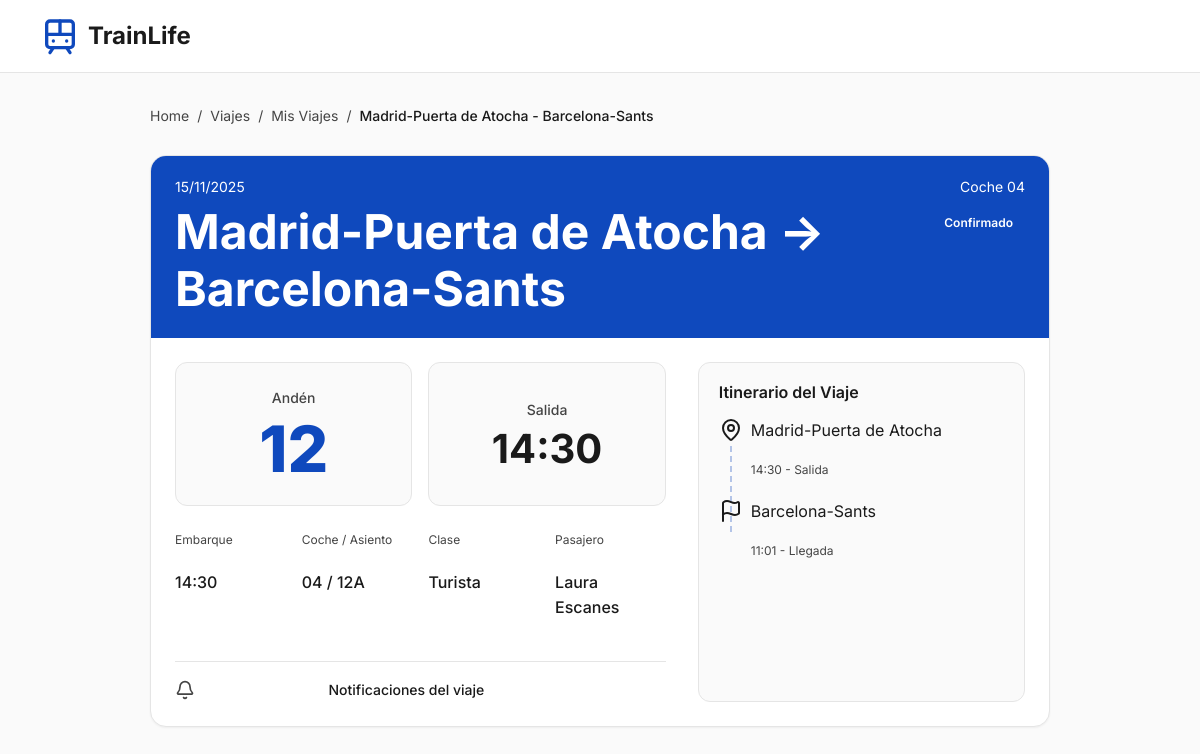
Screenshot of /viajesDetalles/1/1/ (signed in) with the database file from the repository.
### trainLife/models.py (models this page shows, shortened)
class Viaje(models.Model):
    usuario = models.ForeignKey(Usuario, on_delete=models.CASCADE, related_name='viajes')
    nombrePasajero = models.CharField(max_length=200)
    coche = models.CharField(max_length=10)  # Ej: "04"
    asiento = models.CharField(max_length=10)  # Ej: "12A"
    clase = models.CharField(max_length=50, default="Turista")  # Ej: "Turista", "Preferente"
    origenEstacion = models.CharField(max_length=200)  # Ej: "Madrid - Puerta de Atocha"
    horaSalidaOrigen = models.TimeField()  # Ej: "14:30"
    andenOrigen = models.CharField(max_length=10)  # Ej: "12"
    destinoEstacion = models.CharField(max_length=200)  # Ej: "Barcelona - Sants"
    horaLlegadaDestino = models.TimeField()  # Ej: "17:10"
    fechaViaje = models.DateField()  # Fecha del viaje
    fechaCreacion = models.DateTimeField(auto_now_add=True)
    estadoViaje = models.CharField(max_length=50, default="confirmado")  # Ej: "Programado", "Completado", "Cancelado"
    class Meta:
        ordering = ['-fechaViaje', '-horaSalidaOrigen']
        verbose_name = 'Viaje'
        verbose_name_plural = 'Viajes'

### trainLife/views.py (the view)
# urls.py: path('viajesDetalles/<int:usuario_id>/<int:viaje_id>/', views.verDetallesViaje, name='detalles_viaje'),
def verDetallesViaje(request, usuario_id, viaje_id):
    session_usuario_id = request.session.get('usuario_id')
    if not session_usuario_id or session_usuario_id != usuario_id:
        return redirect('login')
    usuario = Usuario.objects.filter(id=usuario_id).first()
    if not usuario:
        return redirect('login')
    viaje = Viaje.objects.filter(id=viaje_id, usuario=usuario).first()
    if not viaje:
        messages.error(request, 'Viaje no encontrado.')
        return redirect('mis_viajes', usuario_id=usuario_id)
    return render(request, 'ViajesDetalles.html', {
        'usuario': usuario,
        'viaje': viaje
    })

### trainLife/templates/ViajesDetalles.html (shortened to what this page needs)
<!DOCTYPE html>
<html lang="es">
    {% load static %}
<head>
    <link href="https://cdn.jsdelivr.net/npm/bootstrap@5.3.0/dist/css/bootstrap.min.css" rel="stylesheet"/>
    <link href="https://unpkg.com/lucide-static@latest/font/lucide.css" rel="stylesheet"/>
    <link rel="stylesheet" href="{% static 'styles/ViajesDetalles.css' %}"/>
</head>
<body>
    <div class="page-container">
        <header class="page-header" role="banner">
            <div class="logo-container">
                <i data-lucide="train" class="logo-icon" aria-hidden="true"></i>
                <div class="logo-title">TrainLife</div>
            </div>
        </header>
        <main class="main-container" role="main" aria-label="Detalles del viaje">
            <div class="content-wrapper">
                <nav class="breadcrumbs" aria-label="Breadcrumb">
                    <a href="{% url 'inicio_usuario' usuario.id %}" class="breadcrumb-link">Home</a>
                    <span class="breadcrumb-separator">/</span>
                    <a href="{% url 'viajes_usuario' usuario.id %}" class="breadcrumb-link">Viajes</a>
                    <span class="breadcrumb-separator">/</span>
                    <a href="{% url 'mis_viajes' usuario.id %}" class="breadcrumb-link">Mis Viajes</a>
                    <span class="breadcrumb-separator">/</span>
                    <span class="breadcrumb-current">{{ viaje.origenEstacion }} - {{ viaje.destinoEstacion }}</span>
                </nav>
                <div class="ticket-card" role="article" aria-label="Información del billete de tren">
                    <div class="ticket-header">
                        <div class="ticket-header-content">
                            <div class="ticket-left">
                                <p class="ticket-date">{{ viaje.fechaViaje|date:"d/m/Y" }}</p>
                                <h2 class="ticket-route">{{ viaje.origenEstacion }} → {{ viaje.destinoEstacion }}</h2>
                            </div>
                            <div class="ticket-right">
                                <p class="ticket-train">Coche {{ viaje.coche }}</p>
                                <span class="status-badge status-{{ viaje.estadoViaje|lower }}">
                                    {{ viaje.estadoViaje|capfirst }}
                                </span>
                            </div>
                        </div>
                    </div>
                    <div class="ticket-body">
                        <div class="ticket-grid">
                            <div class="main-details-col">
                                <div class="time-details-grid">
                                    <div class="detail-box detail-box-platform">
                                        <div class="detail-label">Andén</div>
                                        <div class="detail-value-large">{{ viaje.andenOrigen }}</div>
                                    </div>
                                    <div class="detail-box">
                                        <div class="detail-label">Salida</div>
                                        <div class="detail-value-medium">{{ viaje.horaSalidaOrigen|time:"H:i" }}</div>
                                    </div>
                                </div>
                                <div class="passenger-info-grid">
                                    <div class="info-item">
                                        <p class="info-label">Embarque</p>
                                        <p class="info-value">{{ viaje.horaSalidaOrigen|time:"H:i" }}</p>
                                    </div>
                                    <div class="info-item">
                                        <p class="info-label">Coche / Asiento</p>
                                        <p class="info-value">{{ viaje.coche }} / {{ viaje.asiento }}</p>
                                    </div>
                                    <div class="info-item">
                                        <p class="info-label">Clase</p>
                                        <p class="info-value">{{ viaje.clase }}</p>
                                    </div>
                                    <div class="info-item">
                                        <p class="info-label">Pasajero</p>
                                        <p class="info-value">{{ viaje.nombrePasajero }}</p>
                                    </div>
                                </div>
                                <div class="notifications-toggle">
                                    <i data-lucide="bell" class="toggle-icon" aria-hidden="true"></i>
                                    <span id="notificationsToggleLabel" class="toggle-label">Notificaciones del viaje</span>
                                    <div class="toggle-switch">
                                    </div>
                                </div>
                            </div>
                            <div class="itinerary-col">
                                <h3 class="itinerary-title">Itinerario del Viaje</h3>
                                <ul class="itinerary-list" role="list">
                                    <li class="itinerary-item" role="listitem">
                                        <div class="itinerary-icon-wrapper">
                                            <div class="itinerary-icon itinerary-icon-start">
                                                <i data-lucide="map-pin" aria-hidden="true"></i>
                                            </div>
                                        </div>
                                        <div class="itinerary-content">
                                            <p class="itinerary-station">{{ viaje.origenEstacion }}</p>
                                            <p class="itinerary-time">{{ viaje.horaSalidaOrigen|time:"H:i" }} - Salida</p>
                                        </div>
                                    </li>
                                    <li class="itinerary-item" role="listitem">
                                        <div class="itinerary-icon-wrapper">
                                            <div class="itinerary-icon itinerary-icon-end">
                                                <i data-lucide="flag" aria-hidden="true"></i>
                                            </div>
                                        </div>
                                        <div class="itinerary-content">
                                            <p class="itinerary-station">{{ viaje.destinoEstacion }}</p>
                                            <p class="itinerary-time">{{ viaje.horaLlegadaDestino|time:"H:i" }} - Llegada</p>
                                        </div>
                                    </li>
                                </ul>
                            </div>
                        </div>
                    </div>
                </div>
            </div>
        </main>
    </div>
</body>
</html>

### rows the page displays
Viaje: origenEstacion "Madrid-Puerta de Atocha", destinoEstacion "Barcelona-Sants", fechaViaje "15/11/2025", coche "04", estadoViaje "Confirmado", andenOrigen "12", horaSalidaOrigen "14:30", asiento "12A", clase "Turista", nombrePasajero "Laura Escanes", horaLlegadaDestino "11:01"
